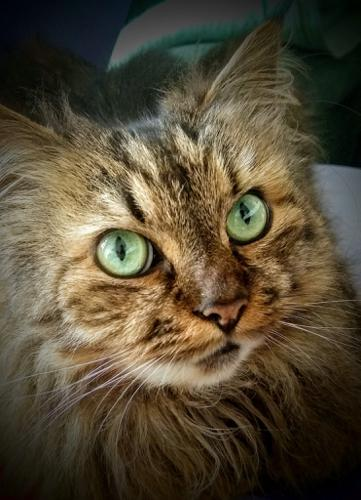
#> input picture pics_originals/popi.jpg, 361 x 500 px, found by its file name; its folder holds only this picture in this run
$ python __main___.py
#> lines starting #> are read from the running program, lines starting #| are printed output that depends on the picture
#> in main, i is the input picture: PIL image 361x500 RGB; mean R, G, B 84.3, 74.2, 54.1
### flip/pic_functions.py
from PIL import Image


def resize(img):
    """
    Resize the given image to a thumbnail of 500px max
    :param img: Image
    :return: Image
    """
    size = (500, 500)
    img.thumbnail(size)
    return img


def sym_left_img(img):
    """
    Makes the given image symetrical along a vertical axis going through the center of the image
    Left side
    :param img: Image
    :return: Image
    """
    cropped = img.crop(box=(0, 0, img.width / 2, img.height))
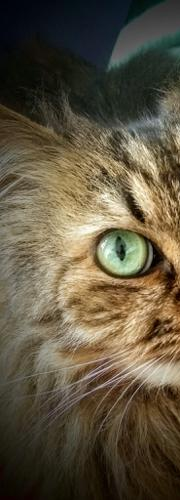
#> cropped: PIL image 180x500 RGB; mean R, G, B 94.6, 84.8, 64.5
    mirror = cropped.transpose(Image.FLIP_LEFT_RIGHT)
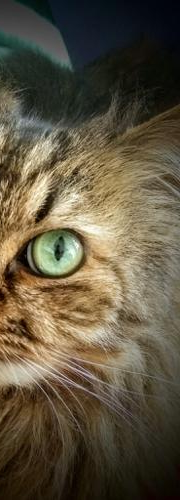
#> mirror: PIL image 180x500 RGB; mean R, G, B 94.6, 84.8, 64.5
    combine = Image.new('RGB', (cropped.width * 2, cropped.height), 'white')
#> combine: PIL image 360x500 RGB; every value is 255
    combine.paste(cropped, (0, 0, cropped.width, cropped.height))
    combine.paste(mirror, (cropped.width, 0, cropped.width * 2, cropped.height))
    return combine


def sym_right_img(img):
    """
    Makes the given image symetrical along a vertical axis going through the center of the image
    Right side
    :param img: Image
    :return: Image
    """
    img = img.transpose(Image.FLIP_LEFT_RIGHT)
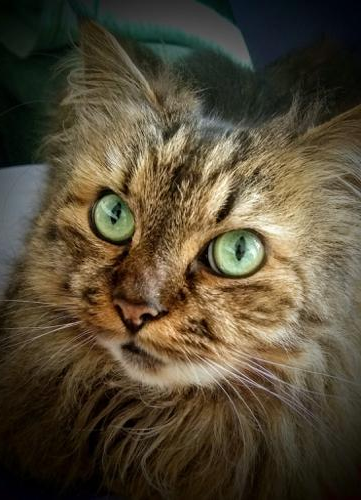
#> img: PIL image 361x500 RGB; mean R, G, B 84.3, 74.2, 54.1
    return sym_left_img(img)
#> in sym_left_img (call 2), `cropped = img.crop(box=(0, 0, img.width / 2, img.height))`:
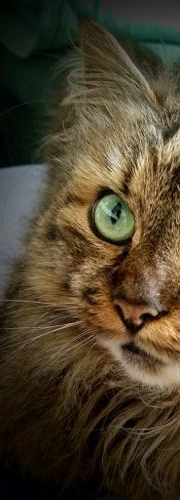
#> cropped: PIL image 180x500 RGB; mean R, G, B 74, 63.5, 43.6
#> in sym_left_img (call 2), `mirror = cropped.transpose(Image.FLIP_LEFT_RIGHT)`:
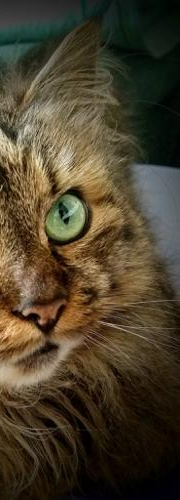
#> mirror: PIL image 180x500 RGB; mean R, G, B 74, 63.5, 43.6
#> in sym_left_img (call 2), `combine.paste(cropped, (0, 0, cropped.width, cropped.height))`:
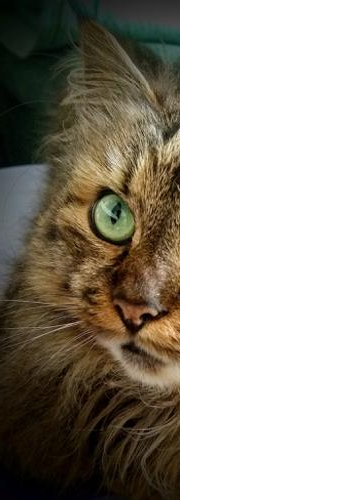
#> combine: PIL image 360x500 RGB; mean R, G, B 164.5, 159.3, 149.3
#> in sym_left_img (call 2), `combine.paste(mirror, (cropped.width, 0, cropped.width * 2, cropped.he..`:
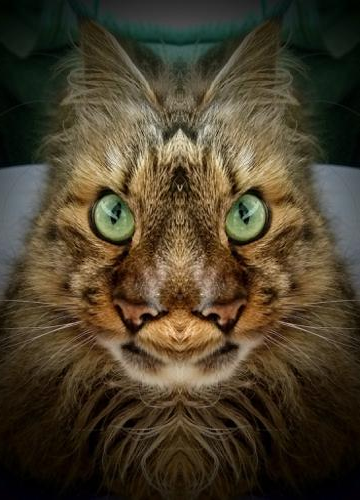
#> combine: PIL image 360x500 RGB; mean R, G, B 74, 63.5, 43.6

### flip/text_functions.py
def flip(string_to_flip):
    """
    Flips the given string
    :param string_to_flip:
    :return: string flipped
    """
    return string_to_flip[::-1]


def get_half_str(string_to_half):
    """
    Cuts the string in the middle and keeps the middle char if odd number
    :param string_to_half:
    :return: string halved
    """
    if len(string_to_half) % 2 == 0:
        return string_to_half[:len(string_to_half) // 2]
    else:
        return string_to_half[:len(string_to_half) // 2 + 1]


def sym_left(string_to_sym_left):
    """
    Returns symmetric string from left side
    :param string_to_sym_left:
    :return: symmetric string
    """
    half = get_half_str(string_to_sym_left)
    if len(string_to_sym_left) % 2 == 0:
        return half+flip(half)
    else:
        return half+flip(half[:-1])


def sym_right(string_to_sym_right):
    """
    Returns symmetric string from left side
    :param string_to_sym_right:
    :return: symmetric string
    """
    return sym_left(flip(string_to_sym_right))

### flip/__main___.py
from PIL import Image
from flip.text_functions import sym_left, sym_right
from flip.pic_functions import sym_right_img, sym_left_img, resize
from os import listdir
from os.path import join, abspath, splitext


def main():

    dir_path = './pics_originals/'
    save_path = './pics_flipped/'
    for f in listdir(dir_path):

        abs_path = abspath((join(dir_path, f)))
        fn, fext = splitext(f)
        print(abs_path)

        i = Image.open(abs_path)
        i = resize(i)

        i.save(save_path+"{}_original{}".format(fn, fext))

        sym_l = sym_left_img(i)
        sym_l.save(save_path+"{}_{}{}".format(fn, sym_left(fn), fext))

        sym_r = sym_right_img(i)
        sym_r.save(save_path+"{}_{}{}".format(fn, sym_right(fn), fext))


if __name__ == "__main__":
    main()
